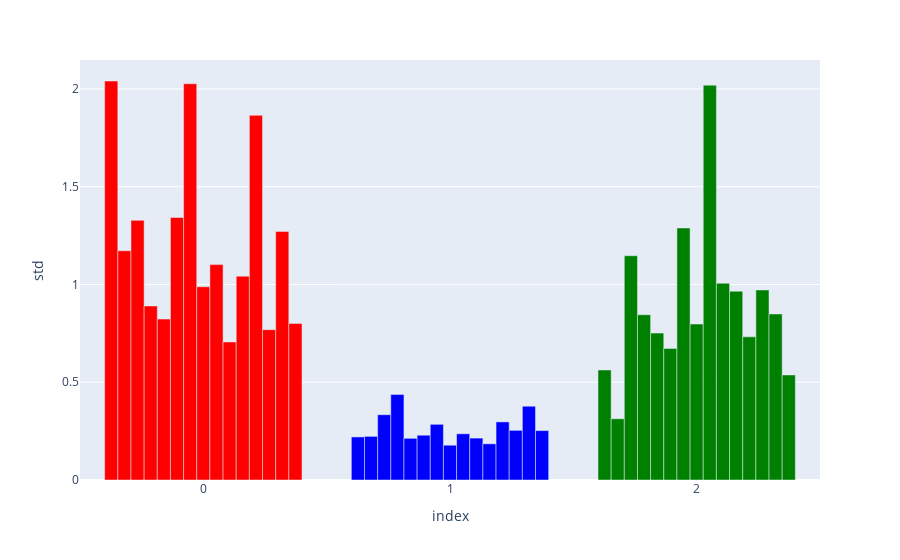

Write notebook code for a chart like this one.
### Code cell
fig = px.bar([df_o_8.std(axis=1), df_o_1.std(axis=1), df_o_7.std(axis=1)], barmode='group')
fig.update_traces(marker_color=['red', 'blue',"green"])
# remove legend
fig.update_layout(showlegend=False)
# xticks labels = soggetto_8, soggetto_1, soggetto_7
fig.update_xaxes(ticktext=['soggetto_8', 'soggetto_1', 'soggetto_7'])
# yticks labels = std
fig.update_yaxes(title_text='std')
fig.show()

### Figure 1 — Plotly figure (JSON) as saved in the notebook; plotly's stock layout.template omitted (floating-point values rounded to 4 significant figures)
{"data": [{"alignmentgroup": "True", "hovertemplate": "variable=TrRi<br>index=%{x}<br>value=%{y}<extra></extra>", "legendgroup": "TrRi", "marker": {"color": ["red", "blue", "green"], "pattern": {"shape": ""}}, "name": "TrRi", "offsetgroup": "TrRi", "orientation": "v", "showlegend": true, "textposition": "auto", "type": "bar", "x": [0, 1, 2], "xaxis": "x", "y": [2.041, 0.2202, 0.5627], "yaxis": "y"}, {"alignmentgroup": "True", "hovertemplate": "variable=RiTr<br>index=%{x}<br>value=%{y}<extra></extra>", "legendgroup": "RiTr", "marker": {"color": ["red", "blue", "green"], "pattern": {"shape": ""}}, "name": "RiTr", "offsetgroup": "RiTr", "orientation": "v", "showlegend": true, "textposition": "auto", "type": "bar", "x": [0, 1, 2], "xaxis": "x", "y": [1.172, 0.2231, 0.3131], "yaxis": "y"}, {"alignmentgroup": "True", "hovertemplate": "variable=Plu<br>index=%{x}<br>value=%{y}<extra></extra>", "legendgroup": "Plu", "marker": {"color": ["red", "blue", "green"], "pattern": {"shape": ""}}, "name": "Plu", "offsetgroup": "Plu", "orientation": "v", "showlegend": true, "textposition": "auto", "type": "bar", "x": [0, 1, 2], "xaxis": "x", "y": [1.328, 0.3339, 1.147], "yaxis": "y"}, {"alignmentgroup": "True", "hovertemplate": "variable=Ttra<br>index=%{x}<br>value=%{y}<extra></extra>", "legendgroup": "Ttra", "marker": {"color": ["red", "blue", "green"], "pattern": {"shape": ""}}, "name": "Ttra", "offsetgroup": "Ttra", "orientation": "v", "showlegend": true, "textposition": "auto", "type": "bar", "x": [0, 1, 2], "xaxis": "x", "y": [0.8901, 0.4378, 0.8451], "yaxis": "y"}, {"alignmentgroup": "True", "hovertemplate": "variable=Ttrb<br>index=%{x}<br>value=%{y}<extra></extra>", "legendgroup": "Ttrb", "marker": {"color": ["red", "blue", "green"], "pattern": {"shape": ""}}, "name": "Ttrb", "offsetgroup": "Ttrb", "orientation": "v", "showlegend": true, "textposition": "auto", "type": "bar", "x": [0, 1, 2], "xaxis": "x", "y": [0.8229, 0.2132, 0.7514], "yaxis": "y"}, {"alignmentgroup": "True", "hovertemplate": "variable=Tr<br>index=%{x}<br>value=%{y}<extra></extra>", "legendgroup": "Tr", "marker": {"color": ["red", "blue", "green"], "pattern": {"shape": ""}}, "name": "Tr", "offsetgroup": "Tr", "orientation": "v", "showlegend": true, "textposition": "auto", "type": "bar", "x": [0, 1, 2], "xaxis": "x", "y": [1.343, 0.229, 0.6731], "yaxis": "y"}, {"alignmentgroup": "True", "hovertemplate": "variable=MeTr<br>index=%{x}<br>value=%{y}<extra></extra>", "legendgroup": "MeTr", "marker": {"color": ["red", "blue", "green"], "pattern": {"shape": ""}}, "name": "MeTr", "offsetgroup": "MeTr", "orientation": "v", "showlegend": true, "textposition": "auto", "type": "bar", "x": [0, 1, 2], "xaxis": "x", "y": [2.026, 0.2848, 1.289], "yaxis": "y"}, {"alignmentgroup": "True", "hovertemplate": "variable=MoTr<br>index=%{x}<br>value=%{y}<extra></extra>", "legendgroup": "MoTr", "marker": {"color": ["red", "blue", "green"], "pattern": {"shape": ""}}, "name": "MoTr", "offsetgroup": "MoTr", "orientation": "v", "showlegend": true, "textposition": "auto", "type": "bar", "x": [0, 1, 2], "xaxis": "x", "y": [0.9883, 0.178, 0.7977], "yaxis": "y"}, {"alignmentgroup": "True", "hovertemplate": "variable=RiRi<br>index=%{x}<br>value=%{y}<extra></extra>", "legendgroup": "RiRi", "marker": {"color": ["red", "blue", "green"], "pattern": {"shape": ""}}, "name": "RiRi", "offsetgroup": "RiRi", "orientation": "v", "showlegend": true, "textposition": "auto", "type": "bar", "x": [0, 1, 2], "xaxis": "x", "y": [1.102, 0.2363, 2.019], "yaxis": "y"}, {"alignmentgroup": "True", "hovertemplate": "variable=MoFo<br>index=%{x}<br>value=%{y}<extra></extra>", "legendgroup": "MoFo", "marker": {"color": ["red", "blue", "green"], "pattern": {"shape": ""}}, "name": "MoFo", "offsetgroup": "MoFo", "orientation": "v", "showlegend": true, "textposition": "auto", "type": "bar", "x": [0, 1, 2], "xaxis": "x", "y": [0.706, 0.2144, 1.006], "yaxis": "y"}, {"alignmentgroup": "True", "hovertemplate": "variable=Mmof<br>index=%{x}<br>value=%{y}<extra></extra>", "legendgroup": "Mmof", "marker": {"color": ["red", "blue", "green"], "pattern": {"shape": ""}}, "name": "Mmof", "offsetgroup": "Mmof", "orientation": "v", "showlegend": true, "textposition": "auto", "type": "bar", "x": [0, 1, 2], "xaxis": "x", "y": [1.042, 0.1851, 0.9653], "yaxis": "y"}, {"alignmentgroup": "True", "hovertemplate": "variable=MoRi<br>index=%{x}<br>value=%{y}<extra></extra>", "legendgroup": "MoRi", "marker": {"color": ["red", "blue", "green"], "pattern": {"shape": ""}}, "name": "MoRi", "offsetgroup": "MoRi", "orientation": "v", "showlegend": true, "textposition": "auto", "type": "bar", "x": [0, 1, 2], "xaxis": "x", "y": [1.865, 0.2972, 0.7323], "yaxis": "y"}, {"alignmentgroup": "True", "hovertemplate": "variable=MeRi<br>index=%{x}<br>value=%{y}<extra></extra>", "legendgroup": "MeRi", "marker": {"color": ["red", "blue", "green"], "pattern": {"shape": ""}}, "name": "MeRi", "offsetgroup": "MeRi", "orientation": "v", "showlegend": true, "textposition": "auto", "type": "bar", "x": [0, 1, 2], "xaxis": "x", "y": [0.7689, 0.254, 0.9719], "yaxis": "y"}, {"alignmentgroup": "True", "hovertemplate": "variable=Ri<br>index=%{x}<br>value=%{y}<extra></extra>", "legendgroup": "Ri", "marker": {"color": ["red", "blue", "green"], "pattern": {"shape": ""}}, "name": "Ri", "offsetgroup": "Ri", "orientation": "v", "showlegend": true, "textposition": "auto", "type": "bar", "x": [0, 1, 2], "xaxis": "x", "y": [1.271, 0.3774, 0.8491], "yaxis": "y"}, {"alignmentgroup": "True", "hovertemplate": "variable=Comp<br>index=%{x}<br>value=%{y}<extra></extra>", "legendgroup": "Comp", "marker": {"color": ["red", "blue", "green"], "pattern": {"shape": ""}}, "name": "Comp", "offsetgroup": "Comp", "orientation": "v", "showlegend": true, "textposition": "auto", "type": "bar", "x": [0, 1, 2], "xaxis": "x", "y": [0.8009, 0.2527, 0.5374], "yaxis": "y"}], "layout": {"barmode": "group", "legend": {"title": {"text": "variable"}, "tracegroupgap": 0}, "margin": {"t": 60}, "showlegend": false, "xaxis": {"anchor": "y", "domain": [0, 1], "ticktext": ["soggetto_8", "soggetto_1", "soggetto_7"], "title": {"text": "index"}}, "yaxis": {"anchor": "x", "domain": [0, 1], "title": {"text": "std"}}}}
